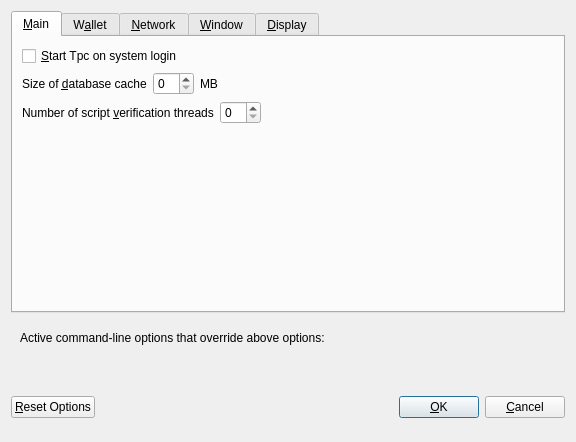
<?xml version="1.0" encoding="UTF-8"?>
<ui version="4.0">
 <class>OptionsDialog</class>
 <widget class="QDialog" name="OptionsDialog">
  <property name="geometry">
   <rect>
    <x>0</x>
    <y>0</y>
    <width>576</width>
    <height>442</height>
   </rect>
  </property>
  <property name="windowTitle">
   <string>Options</string>
  </property>
  <property name="modal">
   <bool>true</bool>
  </property>
  <layout class="QVBoxLayout" name="verticalLayout">
   <item>
    <widget class="QTabWidget" name="tabWidget">
     <property name="currentIndex">
      <number>0</number>
     </property>
     <widget class="QWidget" name="tabMain">
      <attribute name="title">
       <string>&amp;Main</string>
      </attribute>
      <layout class="QVBoxLayout" name="verticalLayout_Main">
       <item>
        <widget class="QCheckBox" name="bitcoinAtStartup">
         <property name="toolTip">
          <string>Automatically start Tpc after logging in to the system.</string>
         </property>
         <property name="text">
          <string>&amp;Start Tpc on system login</string>
         </property>
        </widget>
       </item>
       <item>
        <layout class="QHBoxLayout" name="horizontalLayout_2_Main">
         <item>
          <widget class="QLabel" name="databaseCacheLabel">
           <property name="text">
            <string>Size of &amp;database cache</string>
           </property>
           <property name="textFormat">
            <enum>Qt::PlainText</enum>
           </property>
           <property name="buddy">
            <cstring>databaseCache</cstring>
           </property>
          </widget>
         </item>
         <item>
          <widget class="QSpinBox" name="databaseCache"/>
         </item>
         <item>
          <widget class="QLabel" name="databaseCacheUnitLabel">
           <property name="text">
            <string>MB</string>
           </property>
           <property name="textFormat">
            <enum>Qt::PlainText</enum>
           </property>
          </widget>
         </item>
         <item>
          <spacer name="horizontalSpacer_2_Main">
           <property name="orientation">
            <enum>Qt::Horizontal</enum>
           </property>
           <property name="sizeHint" stdset="0">
            <size>
             <width>40</width>
             <height>20</height>
            </size>
           </property>
          </spacer>
         </item>
        </layout>
       </item>
       <item>
        <layout class="QHBoxLayout" name="horizontalLayout_3_Main">
         <item>
          <widget class="QLabel" name="threadsScriptVerifLabel">
           <property name="text">
            <string>Number of script &amp;verification threads</string>
           </property>
           <property name="textFormat">
            <enum>Qt::PlainText</enum>
           </property>
           <property name="buddy">
            <cstring>threadsScriptVerif</cstring>
           </property>
          </widget>
         </item>
         <item>
          <widget class="QSpinBox" name="threadsScriptVerif">
           <property name="toolTip">
            <string>(0 = auto, &lt;0 = leave that many cores free)</string>
           </property>
          </widget>
         </item>
         <item>
          <spacer name="horizontalSpacer_3_Main">
           <property name="orientation">
            <enum>Qt::Horizontal</enum>
           </property>
           <property name="sizeHint" stdset="0">
            <size>
             <width>40</width>
             <height>20</height>
            </size>
           </property>
          </spacer>
         </item>
        </layout>
       </item>
       <item>
        <spacer name="verticalSpacer_2">
         <property name="orientation">
          <enum>Qt::Vertical</enum>
         </property>
         <property name="sizeHint" stdset="0">
          <size>
           <width>20</width>
           <height>40</height>
          </size>
         </property>
        </spacer>
       </item>
       <!--<item>
        <widget class="QCheckBox" name="checkBoxZeromintEnable">
         <property name="toolTip">
          <string>Enable automatic minting of Tpc units to xTPC</string>
         </property>
         <property name="layoutDirection">
          <enum>Qt::LeftToRight</enum>
         </property>
         <property name="text">
          <string>Enable xTPC Automint</string>
         </property>
        </widget>
       </item>-->
       <!--<item>
        <layout class="QHBoxLayout" name="horizontalLayout_3">
         <item>
          <widget class="QLabel" name="percentage_label">
           <property name="toolTip">
            <string>Percentage of incoming Tpc which get automatically converted to xTPC via Zerocoin Protocol (min: 10%)</string>
           </property>
           <property name="text">
            <string>Percentage of autominted xTPC</string>
           </property>
          </widget>
         </item>-->
         <!--<item>
          <widget class="QSpinBox" name="zeromintPercentage">
           <property name="minimum">
            <number>1</number>
           </property>
           <property name="maximum">
            <number>100</number>
           </property>
          </widget>
         </item>
        </layout>
       </item>-->
       <item>
        <layout class="QHBoxLayout" name="horizontalLayout" stretch="0,0">
         <property name="sizeConstraint">
          <enum>QLayout::SetFixedSize</enum>
         </property>
         <!--<item>
          <widget class="QLabel" name="labelPreferredDenom">
           <property name="maximumSize">
            <size>
             <width>16777215</width>
             <height>16777215</height>
            </size>
           </property>
           <property name="toolTip">
            <string>Wait with automatic conversion to Zerocoin until enough Tpc for this denomination is available</string>
           </property>
           <property name="text">
            <string>Preferred Automint xTPC Denomination</string>
           </property>
          </widget>
         </item>-->
         <!--<item>
          <widget class="QComboBox" name="preferredDenom">
           <property name="maximumSize">
            <size>
             <width>16777215</width>
             <height>27</height>
            </size>
           </property>
           <property name="toolTip">
            <string>Wait with automatic conversion to Zerocoin until enough Tpc for this denomination is available</string>
           </property>
           <property name="maxVisibleItems">
            <number>9</number>
           </property>
           <property name="maxCount">
            <number>9</number>
           </property>
          </widget>
         </item>-->
        </layout>
       </item>
      </layout>
     </widget>
     <widget class="QWidget" name="tabWallet">
      <attribute name="title">
       <string>W&amp;allet</string>
      </attribute>
      <layout class="QVBoxLayout" name="verticalLayout_Wallet">
       <item>
        <layout class="QHBoxLayout" name="horizontalLayout_2_Wallet">
         <item>
          <widget class="QLabel" name="labelStakeSplitThresholdText">
           <property name="text">
            <string>Stake split threshold:</string>
           </property>
          </widget>
         </item>
         <item>
          <widget class="QSpinBox" name="spinBoxStakeSplitThreshold">
           <property name="minimum">
            <number>1</number>
           </property>
           <property name="maximum">
            <number>999999</number>
           </property>
          </widget>
         </item>
        </layout>
       </item>
       <item>
        <widget class="QGroupBox" name="groupBox">
         <property name="title">
          <string>Expert</string>
         </property>
         <layout class="QVBoxLayout" name="verticalLayout_2">
          <item>
           <widget class="QCheckBox" name="coinControlFeatures">
            <property name="toolTip">
             <string>Whether to show coin control features or not.</string>
            </property>
            <property name="text">
             <string>Enable coin &amp;control features</string>
            </property>
           </widget>
          </item>
          <item>
           <widget class="QCheckBox" name="showMasternodesTab">
            <property name="toolTip">
             <string>Show additional tab listing all your masternodes in first sub-tab&lt;br/&gt;and all masternodes on the network in second sub-tab.</string>
            </property>
            <property name="text">
             <string>Show Masternodes Tab</string>
            </property>
           </widget>
          </item>
          <item>
           <widget class="QCheckBox" name="spendZeroConfChange">
            <property name="toolTip">
             <string>If you disable the spending of unconfirmed change, the change from a transaction&lt;br/&gt;cannot be used until that transaction has at least one confirmation.&lt;br/&gt;This also affects how your balance is computed.</string>
            </property>
            <property name="text">
             <string>&amp;Spend unconfirmed change</string>
            </property>
           </widget>
          </item>
         </layout>
        </widget>
       </item>
       <item>
        <spacer name="verticalSpacer_Wallet">
         <property name="orientation">
          <enum>Qt::Vertical</enum>
         </property>
         <property name="sizeHint" stdset="0">
          <size>
           <width>20</width>
           <height>40</height>
          </size>
         </property>
        </spacer>
       </item>
      </layout>
     </widget>
     <widget class="QWidget" name="tabNetwork">
      <attribute name="title">
       <string>&amp;Network</string>
      </attribute>
      <layout class="QVBoxLayout" name="verticalLayout_Network">
       <item>
        <widget class="QCheckBox" name="mapPortUpnp">
         <property name="toolTip">
          <string>Automatically open the Tpc client port on the router. This only works when your router supports UPnP and it is enabled.</string>
         </property>
         <property name="text">
          <string>Map port using &amp;UPnP</string>
         </property>
        </widget>
       </item>
       <item>
        <widget class="QCheckBox" name="allowIncoming">
         <property name="toolTip">
          <string>Accept connections from outside</string>
         </property>
         <property name="text">
          <string>Allow incoming connections</string>
         </property>
        </widget>
       </item>
       <item>
        <widget class="QCheckBox" name="connectSocks">
         <property name="toolTip">
          <string>Connect to the Tpc network through a SOCKS5 proxy.</string>
         </property>
         <property name="text">
          <string>&amp;Connect through SOCKS5 proxy (default proxy):</string>
         </property>
        </widget>
       </item>
       <item>
        <layout class="QHBoxLayout" name="horizontalLayout_1_Network">
         <item>
          <widget class="QLabel" name="proxyIpLabel">
           <property name="text">
            <string>Proxy &amp;IP:</string>
           </property>
           <property name="textFormat">
            <enum>Qt::PlainText</enum>
           </property>
           <property name="buddy">
            <cstring>proxyIp</cstring>
           </property>
          </widget>
         </item>
         <item>
          <widget class="QValidatedLineEdit" name="proxyIp">
           <property name="minimumSize">
            <size>
             <width>140</width>
             <height>0</height>
            </size>
           </property>
           <property name="maximumSize">
            <size>
             <width>140</width>
             <height>16777215</height>
            </size>
           </property>
           <property name="toolTip">
            <string>IP address of the proxy (e.g. IPv4: 127.0.0.1 / IPv6: ::1)</string>
           </property>
          </widget>
         </item>
         <item>
          <widget class="QLabel" name="proxyPortLabel">
           <property name="text">
            <string>&amp;Port:</string>
           </property>
           <property name="textFormat">
            <enum>Qt::PlainText</enum>
           </property>
           <property name="buddy">
            <cstring>proxyPort</cstring>
           </property>
          </widget>
         </item>
         <item>
          <widget class="QLineEdit" name="proxyPort">
           <property name="minimumSize">
            <size>
             <width>55</width>
             <height>0</height>
            </size>
           </property>
           <property name="maximumSize">
            <size>
             <width>55</width>
             <height>16777215</height>
            </size>
           </property>
           <property name="toolTip">
            <string>Port of the proxy (e.g. 9050)</string>
           </property>
          </widget>
         </item>
         <item>
          <spacer name="horizontalSpacer_1_Network">
           <property name="orientation">
            <enum>Qt::Horizontal</enum>
           </property>
           <property name="sizeHint" stdset="0">
            <size>
             <width>40</width>
             <height>20</height>
            </size>
           </property>
          </spacer>
         </item>
        </layout>
       </item>
       <item>
        <spacer name="verticalSpacer_Network">
         <property name="orientation">
          <enum>Qt::Vertical</enum>
         </property>
         <property name="sizeHint" stdset="0">
          <size>
           <width>20</width>
           <height>40</height>
          </size>
         </property>
        </spacer>
       </item>
      </layout>
     </widget>
     <widget class="QWidget" name="tabWindow">
      <attribute name="title">
       <string>&amp;Window</string>
      </attribute>
      <layout class="QVBoxLayout" name="verticalLayout_Window">
       <item>
        <widget class="QCheckBox" name="minimizeToTray">
         <property name="toolTip">
          <string>Show only a tray icon after minimizing the window.</string>
         </property>
         <property name="text">
          <string>&amp;Minimize to the tray instead of the taskbar</string>
         </property>
        </widget>
       </item>
       <item>
        <widget class="QCheckBox" name="minimizeOnClose">
         <property name="toolTip">
          <string>Minimize instead of exit the application when the window is closed. When this option is enabled, the application will be closed only after selecting Quit in the menu.</string>
         </property>
         <property name="text">
          <string>M&amp;inimize on close</string>
         </property>
        </widget>
       </item>
       <item>
        <spacer name="verticalSpacer_Window">
         <property name="orientation">
          <enum>Qt::Vertical</enum>
         </property>
         <property name="sizeHint" stdset="0">
          <size>
           <width>20</width>
           <height>40</height>
          </size>
         </property>
        </spacer>
       </item>
      </layout>
     </widget>
     <widget class="QWidget" name="tabDisplay">
      <attribute name="title">
       <string>&amp;Display</string>
      </attribute>
      <layout class="QVBoxLayout" name="verticalLayout_Display">
       <item>
        <layout class="QHBoxLayout" name="horizontalLayout_1_Display">
         <item>
          <widget class="QLabel" name="langLabel">
           <property name="text">
            <string>User Interface &amp;language:</string>
           </property>
           <property name="textFormat">
            <enum>Qt::PlainText</enum>
           </property>
           <property name="buddy">
            <cstring>lang</cstring>
           </property>
          </widget>
         </item>
         <item>
          <widget class="QValueComboBox" name="lang">
           <property name="toolTip">
            <string>The user interface language can be set here. This setting will take effect after restarting TPC.</string>
           </property>
          </widget>
         </item>
        </layout>
       </item>
       <item>
        <widget class="QLabel" name="label_3">
         <property name="toolTip">
          <string notr="true"/>
         </property>
         <property name="statusTip">
          <string notr="true"/>
         </property>
         <property name="whatsThis">
          <string notr="true"/>
         </property>
         <property name="accessibleName">
          <string notr="true"/>
         </property>
         <property name="text">
          <string>Language missing or translation incomplete? Help contributing translations here:
https://www.transifex.com/cevap/cevap-translations</string>
         </property>
         <property name="wordWrap">
          <bool>true</bool>
         </property>
         <property name="openExternalLinks">
          <bool>true</bool>
         </property>
         <property name="textInteractionFlags">
          <set>Qt::TextBrowserInteraction</set>
         </property>
        </widget>
       </item>
       <item>
        <layout class="QHBoxLayout" name="horizontalLayout_4_Display" stretch="0,0">
         <item>
          <widget class="QLabel" name="themeLabel">
           <property name="text">
            <string>User Interface Theme:</string>
           </property>
          </widget>
         </item>
         <item>
          <widget class="QValueComboBox" name="theme"/>
         </item>
        </layout>
       </item>
       <item>
        <widget class="Line" name="line">
         <property name="orientation">
          <enum>Qt::Horizontal</enum>
         </property>
        </widget>
       </item>
       <item>
        <layout class="QHBoxLayout" name="horizontalLayout_2_Display">
         <item>
          <widget class="QLabel" name="unitLabel">
           <property name="text">
            <string>&amp;Unit to show amounts in:</string>
           </property>
           <property name="textFormat">
            <enum>Qt::PlainText</enum>
           </property>
           <property name="buddy">
            <cstring>unit</cstring>
           </property>
          </widget>
         </item>
         <item>
          <widget class="QValueComboBox" name="unit">
           <property name="toolTip">
            <string>Choose the default subdivision unit to show in the interface and when sending coins.</string>
           </property>
          </widget>
         </item>
        </layout>
       </item>
       <item>
        <layout class="QHBoxLayout" name="horizontalLayout_5_Display">
         <item>
          <widget class="QLabel" name="digitsLabel">
           <property name="text">
            <string>Decimal digits</string>
           </property>
          </widget>
         </item>
         <item>
          <widget class="QValueComboBox" name="digits"/>
         </item>
        </layout>
       </item>
       <item>
        <widget class="QCheckBox" name="checkBoxHideZeroBalances">
         <property name="toolTip">
          <string>Hide empty balances</string>
         </property>
         <property name="layoutDirection">
          <enum>Qt::LeftToRight</enum>
         </property>
         <property name="text">
          <string>Hide empty balances</string>
         </property>
        </widget>
       </item>
       <item>
        <layout class="QHBoxLayout" name="horizontalLayout_3_Display">
         <item>
          <widget class="QLabel" name="thirdPartyTxUrlsLabel">
           <property name="toolTip">
            <string>Third party URLs (e.g. a block explorer) that appear in the transactions tab as context menu items. %s in the URL is replaced by transaction hash. Multiple URLs are separated by vertical bar |.</string>
           </property>
           <property name="text">
            <string>Third party transaction URLs</string>
           </property>
           <property name="buddy">
            <cstring>thirdPartyTxUrls</cstring>
           </property>
          </widget>
         </item>
         <item>
          <widget class="QLineEdit" name="thirdPartyTxUrls">
           <property name="toolTip">
            <string>Third party URLs (e.g. a block explorer) that appear in the transactions tab as context menu items. %s in the URL is replaced by transaction hash. Multiple URLs are separated by vertical bar |.</string>
           </property>
          </widget>
         </item>
        </layout>
       </item>
       <item>
        <spacer name="verticalSpacer">
         <property name="orientation">
          <enum>Qt::Vertical</enum>
         </property>
         <property name="sizeHint" stdset="0">
          <size>
           <width>20</width>
           <height>40</height>
          </size>
         </property>
        </spacer>
       </item>
      </layout>
     </widget>
    </widget>
   </item>
   <item>
    <widget class="QFrame" name="frame">
     <layout class="QVBoxLayout" name="verticalLayout_Bottom">
      <item>
       <layout class="QHBoxLayout" name="horizontalLayout_Bottom">
        <item>
         <widget class="QLabel" name="overriddenByCommandLineInfoLabel">
          <property name="text">
           <string>Active command-line options that override above options:</string>
          </property>
          <property name="textFormat">
           <enum>Qt::PlainText</enum>
          </property>
         </widget>
        </item>
        <item>
         <spacer name="horizontalSpacer_Bottom">
          <property name="orientation">
           <enum>Qt::Horizontal</enum>
          </property>
          <property name="sizeHint" stdset="0">
           <size>
            <width>40</width>
            <height>20</height>
           </size>
          </property>
         </spacer>
        </item>
       </layout>
      </item>
      <item>
       <widget class="QLabel" name="overriddenByCommandLineLabel">
        <property name="text">
         <string/>
        </property>
        <property name="textFormat">
         <enum>Qt::PlainText</enum>
        </property>
        <property name="wordWrap">
         <bool>true</bool>
        </property>
       </widget>
      </item>
     </layout>
    </widget>
   </item>
   <item>
    <layout class="QHBoxLayout" name="horizontalLayout_Buttons">
     <item>
      <widget class="QPushButton" name="resetButton">
       <property name="toolTip">
        <string>Reset all client options to default.</string>
       </property>
       <property name="text">
        <string>&amp;Reset Options</string>
       </property>
       <property name="autoDefault">
        <bool>false</bool>
       </property>
      </widget>
     </item>
     <item>
      <spacer name="horizontalSpacer_1">
       <property name="orientation">
        <enum>Qt::Horizontal</enum>
       </property>
       <property name="sizeHint" stdset="0">
        <size>
         <width>40</width>
         <height>48</height>
        </size>
       </property>
      </spacer>
     </item>
     <item>
      <widget class="QLabel" name="statusLabel">
       <property name="minimumSize">
        <size>
         <width>200</width>
         <height>0</height>
        </size>
       </property>
       <property name="font">
        <font>
         <weight>75</weight>
         <bold>true</bold>
        </font>
       </property>
       <property name="text">
        <string/>
       </property>
       <property name="textFormat">
        <enum>Qt::PlainText</enum>
       </property>
       <property name="wordWrap">
        <bool>true</bool>
       </property>
      </widget>
     </item>
     <item>
      <spacer name="horizontalSpacer_2">
       <property name="orientation">
        <enum>Qt::Horizontal</enum>
       </property>
       <property name="sizeHint" stdset="0">
        <size>
         <width>40</width>
         <height>48</height>
        </size>
       </property>
      </spacer>
     </item>
     <item>
      <widget class="QPushButton" name="okButton">
       <property name="text">
        <string>&amp;OK</string>
       </property>
       <property name="autoDefault">
        <bool>false</bool>
       </property>
       <property name="default">
        <bool>true</bool>
       </property>
      </widget>
     </item>
     <item>
      <widget class="QPushButton" name="cancelButton">
       <property name="text">
        <string>&amp;Cancel</string>
       </property>
       <property name="autoDefault">
        <bool>false</bool>
       </property>
      </widget>
     </item>
    </layout>
   </item>
  </layout>
 </widget>
 <customwidgets>
  <customwidget>
   <class>QValidatedLineEdit</class>
   <extends>QLineEdit</extends>
   <header>qvalidatedlineedit.h</header>
  </customwidget>
  <customwidget>
   <class>QValueComboBox</class>
   <extends>QComboBox</extends>
   <header>qvaluecombobox.h</header>
  </customwidget>
 </customwidgets>
 <resources/>
 <connections/>
</ui>
